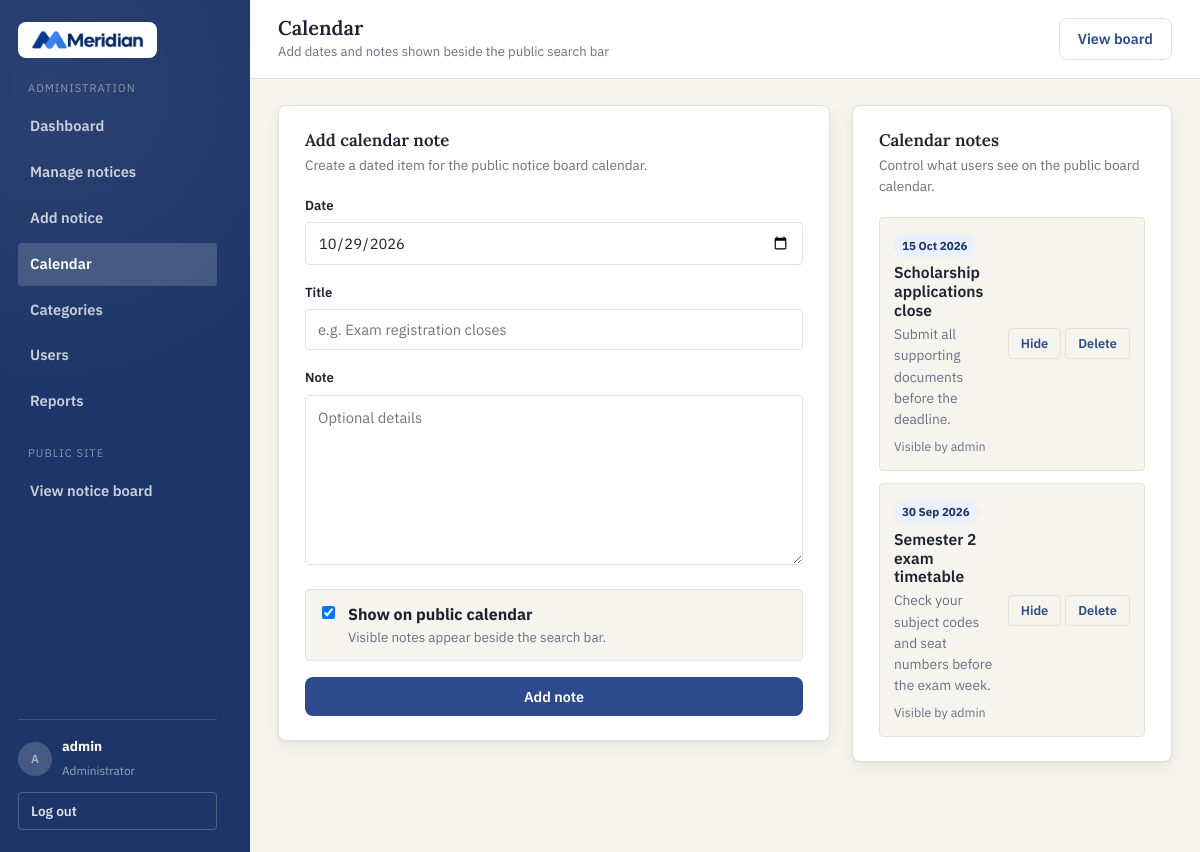
/admin-calendar.php (signed in), run on the app's committed database.
### tables this page shows
CREATE TABLE calendar_notes (
  calendar_note_id INT AUTO_INCREMENT PRIMARY KEY,
  note_date        DATE NOT NULL,
  title            VARCHAR(160) NOT NULL,
  note_text        TEXT NULL,
  is_visible       TINYINT(1) NOT NULL DEFAULT 1,
  created_by       INT NULL,
  created_at       DATETIME NOT NULL DEFAULT CURRENT_TIMESTAMP,
  updated_at       DATETIME NOT NULL DEFAULT CURRENT_TIMESTAMP ON UPDATE CURRENT_TIMESTAMP,
  CONSTRAINT fk_calendar_user FOREIGN KEY (created_by) REFERENCES users(user_id) ON DELETE SET NULL,
  INDEX idx_calendar_note_date (note_date),
  INDEX idx_calendar_visible (is_visible)
);

CREATE TABLE users (
  user_id       INT AUTO_INCREMENT PRIMARY KEY,
  full_name     VARCHAR(120)  NOT NULL,
  username      VARCHAR(60)   NOT NULL UNIQUE,
  email         VARCHAR(150)  NOT NULL UNIQUE,
  password_hash VARCHAR(255)  NOT NULL,
  role          ENUM('admin','user') NOT NULL DEFAULT 'user',
  status        ENUM('active','inactive') NOT NULL DEFAULT 'active',
  created_at    DATETIME NOT NULL DEFAULT CURRENT_TIMESTAMP
);

### config.php (called while the page is built, shortened)
<?php
function e($value)
{
    return htmlspecialchars((string)$value, ENT_QUOTES, 'UTF-8');
}
function format_date($date)
{
    return date('j M Y', strtotime($date));
}

### admin-calendar.php (the view, shortened to what this page needs)
<?php
require_once __DIR__ . '/config.php';
$errors = [];
$values = [
    'note_date' => date('Y-m-d'),
    'title' => '',
    'note_text' => '',
    'is_visible' => 1,
];
$notes = $pdo->query(
    'SELECT cn.*, u.full_name
       FROM calendar_notes cn
  LEFT JOIN users u ON u.user_id = cn.created_by
   ORDER BY cn.note_date DESC, cn.calendar_note_id DESC'
)->fetchAll();
$pageActions = '<a href="index.php" class="btn btn-ghost">View board</a>';
require __DIR__ . '/includes/admin-header.php';
?>
      <section class="admin-section">
        <div class="form-layout">
          <div class="form-panel">
            <h2>Add calendar note</h2>
            <p class="panel-lede">Create a dated item for the public notice board calendar.</p>
            <form method="post" novalidate>
              <div class="field <?= isset($errors['note_date']) ? 'has-error' : '' ?>">
                <label for="note_date">Date</label>
                <input type="date" id="note_date" name="note_date" value="<?= e($values['note_date']) ?>">
              </div>
              <div class="field <?= isset($errors['title']) ? 'has-error' : '' ?>">
                <label for="title">Title</label>
                <input type="text" id="title" name="title" value="<?= e($values['title']) ?>" placeholder="e.g. Exam registration closes">
              </div>
              <div class="field">
                <label for="note_text">Note</label>
                <textarea id="note_text" name="note_text" rows="4" placeholder="Optional details"><?= e($values['note_text']) ?></textarea>
              </div>
              <label class="check-card">
                <input type="checkbox" name="is_visible" <?= $values['is_visible'] ? 'checked' : '' ?>>
                <span>
                  <strong>Show on public calendar</strong>
                  <span>Visible notes appear beside the search bar.</span>
                </span>
              </label>
              <button type="submit" class="btn btn-primary btn-block">Add note</button>
            </form>
          </div>
          <div class="form-panel">
            <h2>Calendar notes</h2>
            <p class="panel-lede">Control what users see on the public board calendar.</p>
            <div class="calendar-admin-list">
              <?php foreach ($notes as $note): ?>
              <div class="calendar-admin-item">
                <div>
                  <span class="calendar-date-pill"><?= format_date($note['note_date']) ?></span>
                  <h3><?= e($note['title']) ?></h3>
                  <?php if ($note['note_text']): ?><p><?= e($note['note_text']) ?></p><?php endif; ?>
                  <span class="cell-sub"><?= $note['is_visible'] ? 'Visible' : 'Hidden' ?><?= $note['full_name'] ? ' by ' . e($note['full_name']) : '' ?></span>
                </div>
                <div class="row-actions">
                  <form method="post">
                    <button type="submit" class="btn btn-ghost btn-sm"><?= $note['is_visible'] ? 'Hide' : 'Show' ?></button>
                  </form>
                  <form method="post">
                    <button type="button" class="btn btn-ghost btn-sm danger"
                            data-confirm='"<?= e($note['title']) ?>" will be removed from the calendar.'
                            data-confirm-title="Delete calendar note?"
                            data-confirm-label="Delete note">Delete</button>
                  </form>
                </div>
              </div>
              <?php endforeach; ?>
            </div>
          </div>
        </div>
      </section>
<?php require __DIR__ . '/includes/admin-footer.php'; ?>

### style.css (style rules this page uses)
:root { --bg: #ffffff; --board: #f6f4ee; --card: #ffffff; --ink: #1e2230; --ink-soft: #6b7080; --line: #e6e2d6; --primary: #2c4a8c; --primary-dark: #1d3568; --primary-tint: #eaf0fc; --pin: #c1892e; --pin-tint: #fbf1de; --cat-academic: #2c4a8c; --cat-examination: #a63446; --cat-events: #3f7d58; --cat-scholarship: #b4872b; --cat-general: #6b7280; --radius-s: 4px; --radius-m: 8px; --shadow-card: 0 1px 2px rgba(30,34,48,.06), 0 6px 16px rgba(30,34,48,.06); --shadow-pin: 0 4px 10px rgba(30,34,48,.10), 0 14px 28px rgba(30,34,48,.10); --font-head: 'Lora', Georgia, serif; --font-body: 'IBM Plex Sans', -apple-system, Segoe UI, sans-serif; }
*, *::before, *::after { box-sizing: border-box; }
html { -webkit-text-size-adjust: 100%; }
body { margin: 0; font-family: var(--font-body); color: var(--ink); background: var(--bg); line-height: 1.55; }
h1, h2, h3, .brand-word { font-family: var(--font-head); font-weight: 600; line-height: 1.2; margin: 0; }
a { color: inherit; text-decoration: none; }
button { font-family: inherit; cursor: pointer; }
.btn { display: inline-flex; align-items: center; justify-content: center; gap: 6px; padding: 9px 18px; border-radius: var(--radius-m); font-size: .9rem; font-weight: 600; border: 1px solid transparent; transition: background .15s ease, border-color .15s ease, color .15s ease; }
.btn-primary { background: var(--primary); color: #fff; }
.btn-ghost { background: transparent; color: var(--primary); border-color: var(--line); }
.btn-block { width: 100%; }
.field { margin-bottom: 18px; }
.field label { display: block; font-size: .82rem; font-weight: 600; margin-bottom: 6px; color: var(--ink); }
.field input, .field select, .field textarea { width: 100%; max-width: 100%; min-width: 0; padding: 10px 12px; border: 1px solid var(--line); border-radius: var(--radius-s); font-family: inherit; font-size: .92rem; color: var(--ink); background: #fff; }
.check-card { display: flex; align-items: flex-start; gap: 10px; padding: 12px; margin: 0 0 16px; border: 1px solid var(--line); border-radius: var(--radius-s); background: var(--board); cursor: pointer; }
.check-card input { margin-top: 4px; }
.check-card span span { display: block; color: var(--ink-soft); font-size: .84rem; }
.calendar-admin-list { display: grid; gap: 12px; }
.calendar-admin-item { display: flex; justify-content: space-between; gap: 14px; padding: 14px; border: 1px solid var(--line); border-radius: var(--radius-s); background: var(--board); }
.calendar-admin-item h3 { font-family: var(--font-body); font-size: .98rem; margin: 6px 0 4px; }
.calendar-admin-item p { margin: 0 0 6px; color: var(--ink-soft); font-size: .86rem; }
.calendar-date-pill { display: inline-flex; align-items: center; padding: 3px 8px; border-radius: 999px; background: var(--primary-tint); color: var(--primary-dark); font-size: .72rem; font-weight: 700; }
.admin-section { margin-bottom: 30px; }
.cell-sub { display: block; font-weight: 400; font-size: .78rem; color: var(--ink-soft); margin-top: 2px; }
.row-actions { display: flex; align-items: center; gap: 4px; justify-content: flex-end; }
.row-actions form { display: inline-flex; margin: 0; }
.btn-sm { padding: 6px 12px; font-size: .8rem; border-radius: var(--radius-s); }
.form-layout { display: grid; grid-template-columns: minmax(0, 1fr) 320px; gap: 22px; align-items: start; }
.form-layout > * { min-width: 0; }
.form-panel { background: var(--card); border: 1px solid var(--line); border-radius: var(--radius-m); box-shadow: var(--shadow-card); padding: 24px 26px; }
.form-panel h2 { font-size: 1.05rem; margin-bottom: 4px; }
.form-panel .panel-lede { font-size: .85rem; color: var(--ink-soft); margin: 0 0 20px; }
.field input[type="date"] { max-width: 100%; }
.field textarea { resize: vertical; min-height: 170px; line-height: 1.6; }

### data on the page
calendar_notes: note_date "15 Oct 2026", title "Scholarship applications close", note_text "Submit all supporting documents before the deadline.", is_visible "Visible", created_by.full_name "admin"
calendar_notes: note_date "30 Sep 2026", title "Semester 2 exam timetable", note_text "Check your subject codes and seat numbers before the exam week.", is_visible "Visible", created_by.full_name "admin"

### other printed values
$label "Dashboard"
$label "Manage notices"
$label "Add notice"
$label "Calendar"
$label "Categories"
$label "Users"
$label "Reports"
$initials "A"
$adminName "admin"
$pageTitle "Calendar"
$pageSub "Add dates and notes shown beside the public search bar"
